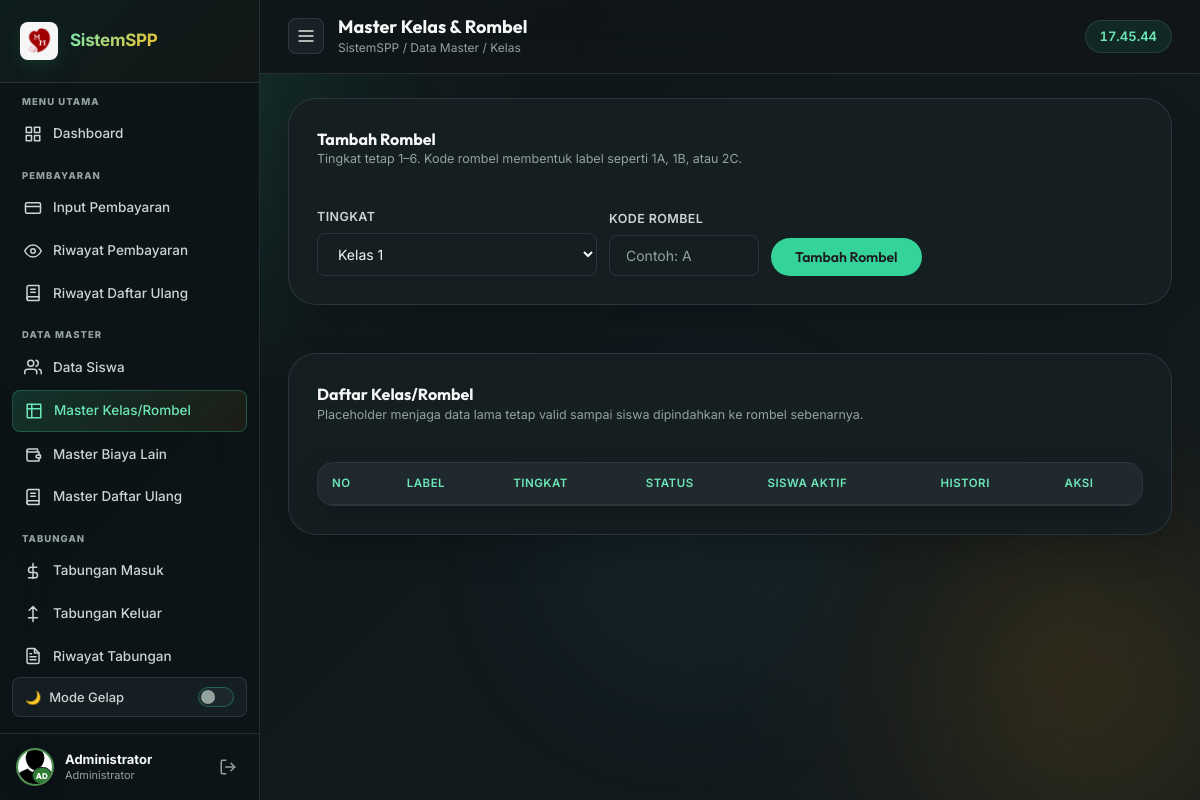
Page /master_kelas.php (signed in) on the earlier database version.
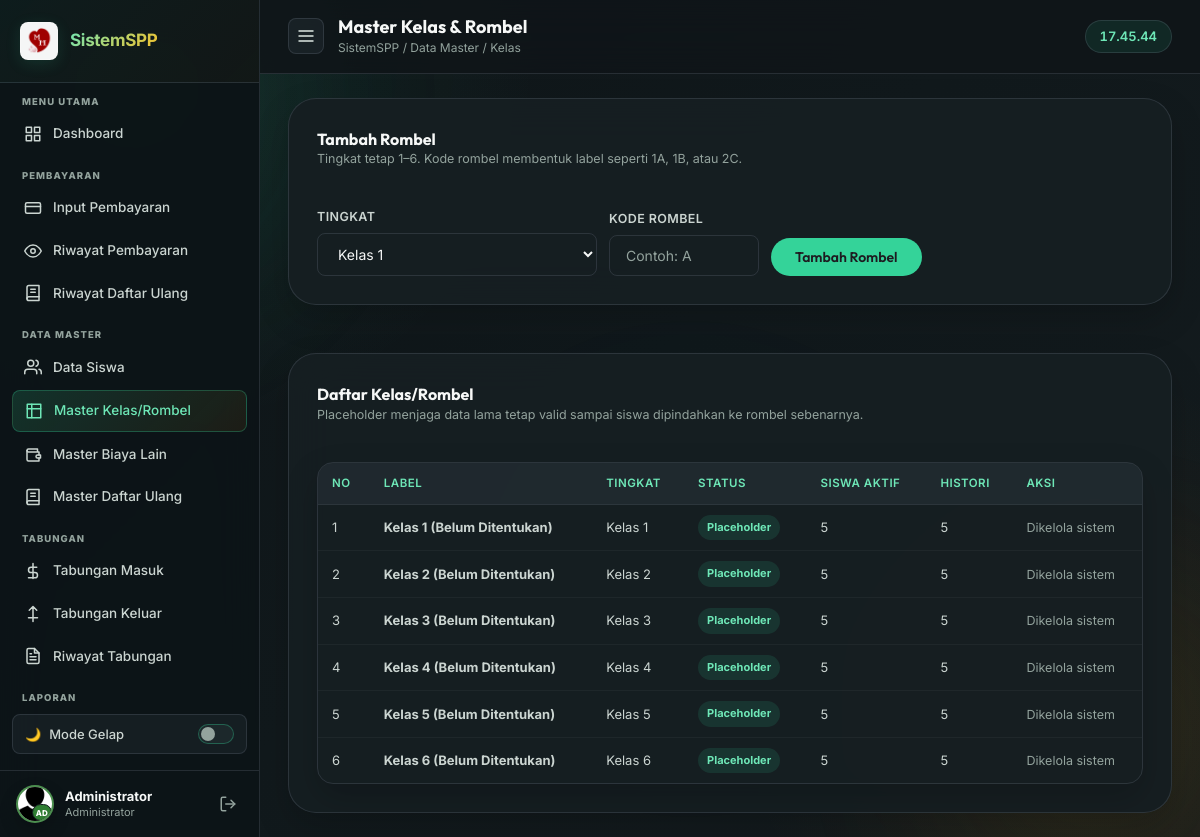
Same page on the later database version.
### tables this page shows
CREATE TABLE `master_kelas` (
  `id` INT AUTO_INCREMENT PRIMARY KEY,
  `tingkat` TINYINT UNSIGNED NOT NULL,
  `kode_rombel` VARCHAR(10) NOT NULL,
  `is_placeholder` TINYINT(1) NOT NULL DEFAULT 0,
  `is_active` TINYINT(1) NOT NULL DEFAULT 1,
  `created_at` TIMESTAMP NOT NULL DEFAULT CURRENT_TIMESTAMP,
  `updated_at` TIMESTAMP NOT NULL DEFAULT CURRENT_TIMESTAMP ON UPDATE CURRENT_TIMESTAMP,
  UNIQUE KEY `uk_master_kelas_tingkat_rombel` (`tingkat`,`kode_rombel`),
  KEY `idx_master_kelas_active` (`is_active`,`tingkat`,`kode_rombel`),
  CONSTRAINT `chk_master_kelas_tingkat` CHECK (`tingkat` BETWEEN 1 AND 6)
);

### includes/kelas.php (called while the page is built, shortened)
<?php
function class_label(array $class): string {
    $level = (int)($class['tingkat'] ?? 0);
    if ((int)($class['is_placeholder'] ?? 0) === 1) {
        return 'Kelas ' . $level . ' (Belum Ditentukan)';
    }
    return $level . strtoupper(trim((string)($class['kode_rombel'] ?? '')));
}

### master_kelas.php (the view, shortened to what this page needs)
<?php
require_once 'koneksi.php';
require_once 'includes/kelas.php';
$editId = (int)($_GET['edit'] ?? 0);
$editClass = $editId > 0 ? class_find($koneksi, $editId) : null;
$classes = $koneksi->query("SELECT mk.*,
    (SELECT COUNT(*) FROM siswa s WHERE s.master_kelas_id = mk.id AND s.is_active=1) AS siswa_count,
    (SELECT COUNT(*) FROM siswa_tahun_ajaran sta WHERE sta.master_kelas_id = mk.id) AS history_count
    FROM master_kelas mk ORDER BY mk.tingkat, mk.is_placeholder, mk.kode_rombel")->fetch_all(MYSQLI_ASSOC);
?>
<!DOCTYPE html>
<html lang="id">
<head>
  <link rel="stylesheet" href="assets/css/style.css?v=6.5">
</head>
<body>
<div class="bg-orbs"><div class="orb orb-1"></div><div class="orb orb-2"></div><div class="orb orb-3"></div></div>
<div class="layout">
  <?php include 'includes/sidebar.php'; ?>
  <main class="main-content">
    <div class="topbar">
      <button class="sidebar-toggle" onclick="toggleSidebar()" id="btn-sidebar-toggle" aria-label="Buka navigasi"><svg width="20" height="20" viewBox="0 0 24 24" fill="none" stroke="currentColor" stroke-width="2"><line x1="3" y1="6" x2="21" y2="6"/><line x1="3" y1="12" x2="21" y2="12"/><line x1="3" y1="18" x2="21" y2="18"/></svg></button>
      <div class="topbar-title"><h2>Master Kelas &amp; Rombel</h2><span class="breadcrumb">SistemSPP / Data Master / Kelas</span></div>
      <div class="clock-badge" id="liveClock">--:--:--</div>
    </div>
    <div class="main-card">
      <div class="card-title-row"><div><div class="card-title"><?= $editClass ? 'Edit Rombel' : 'Tambah Rombel' ?></div><p class="payment-auto-note">Tingkat tetap 1–6. Kode rombel membentuk label seperti 1A, 1B, atau 2C.</p></div></div>
      <form method="post" class="report-filter-grid">
        <div class="field-row"><label class="field-label">Tingkat</label><select class="field-input field-select" name="tingkat" required><?php for($i=1;$i<=6;$i++): ?><option value="<?= $i ?>" <?= (int)($editClass['tingkat'] ?? 1)===$i?'selected':'' ?>>Kelas <?= $i ?></option><?php endfor; ?></select></div>
        <div class="field-row"><label class="field-label">Kode Rombel</label><input class="field-input" name="kode_rombel" maxlength="10" required placeholder="Contoh: A" value="<?= htmlspecialchars((string)($editClass['kode_rombel'] ?? '')) ?>" <?= $editClass && (int)$editClass['is_placeholder']===1?'disabled':'' ?>></div>
        <div class="report-filter-actions"><button class="btn btn-primary" type="submit" <?= $editClass && (int)$editClass['is_placeholder']===1?'disabled':'' ?>><?= $editClass?'Simpan Perubahan':'Tambah Rombel' ?></button></div>
      </form>
    </div>
    <div class="main-card">
      <div class="card-title-row"><div><div class="card-title">Daftar Kelas/Rombel</div><p class="payment-auto-note">Placeholder menjaga data lama tetap valid sampai siswa dipindahkan ke rombel sebenarnya.</p></div></div>
      <div class="table-container"><table class="payment-table responsive-table"><thead><tr><th>No</th><th>Label</th><th>Tingkat</th><th>Status</th><th>Siswa Aktif</th><th>Histori</th><th>Aksi</th></tr></thead><tbody>
      <?php foreach($classes as $i=>$class): $label=class_label($class); ?>
        <tr><td data-label="No"><?= $i+1 ?></td><td data-label="Label"><strong><?= htmlspecialchars($label) ?></strong></td><td data-label="Tingkat">Kelas <?= (int)$class['tingkat'] ?></td><td data-label="Status"><span class="master-status <?= (int)$class['is_active']===1?'is-active':'is-inactive' ?>"><?= (int)$class['is_placeholder']===1?'Placeholder':((int)$class['is_active']===1?'Aktif':'Nonaktif') ?></span></td><td data-label="Siswa Aktif"><?= number_format((int)$class['siswa_count']) ?></td><td data-label="Histori"><?= number_format((int)$class['history_count']) ?></td><td data-label="Aksi" class="aksi-col">
        <?php if((int)$class['is_placeholder']!==1): ?><a class="btn-tbl btn-tbl-edit" href="master_kelas.php?edit=<?= (int)$class['id'] ?>">Edit</a><form method="post" style="display:inline"><input type="hidden" name="csrf_token" value="<?= htmlspecialchars($_SESSION['csrf_master_kelas']) ?>"><input type="hidden" name="aksi" value="toggle"><input type="hidden" name="id" value="<?= (int)$class['id'] ?>"><button class="btn-tbl btn-tbl-toggle" type="submit"><?= (int)$class['is_active']===1?'Nonaktifkan':'Aktifkan' ?></button></form><?php else: ?><span class="payment-auto-note">Dikelola sistem</span><?php endif; ?>
        </td></tr>
      <?php endforeach; ?>
      </tbody></table></div>
    </div>
  </main>
</div>
</body></html>

### includes/sidebar.php (shortened to what this page needs)
<?php
$current = basename($_SERVER['PHP_SELF']);
$dir     = basename(dirname($_SERVER['PHP_SELF']));
if (in_array($dir, ['pembayaran', 'siswa', 'tabungan', 'laporan'])) {
    $root = '../';
} else {
    $root = '';
}
$role = $_SESSION['admin_role'] ?? '';
$navItems = array_filter($allNavItems, fn($item) => in_array($role, $item[3], true));
$navItems = array_values($navItems);
$roleLabels = ['admin' => 'Administrator', 'bendahara' => 'Bendahara TU', 'kasir' => 'Kasir'];
$roleLabel  = $roleLabels[$role] ?? 'Pengguna';
$roleAvatars = [
  'admin' => 'AD',
  'bendahara' => 'BD',
  'kasir' => 'KS',
];
$roleAvatar = $roleAvatars[$role] ?? 'US';
?>
<aside class="sidebar" id="sidebar">
  <div class="sidebar-brand">
    <div class="brand-icon brand-logo-wrap">
      <img src="<?= $root ?>assets/img/school-logo.png" alt="Logo SD MH" class="brand-logo-img" />
    </div>
    <span class="brand-name">SistemSPP</span>
  </div>
  <nav class="sidebar-nav">
    <?php $lastSection = null; ?>
    <?php foreach ($navItems as [$href, $label, $icon, $roles, $section]):
      $isGlobalDetail = $href === 'laporan/global.php' && in_array($current, ['template.php','export_global.php'], true);
      $isActive = (strpos($_SERVER['PHP_SELF'], str_replace('../', '', $href)) !== false || $isGlobalDetail) ? 'active' : '';
    ?>
    <?php if ($section !== $lastSection): $lastSection = $section; ?>
    <div class="nav-section-label"><?= htmlspecialchars($section) ?></div>
    <?php endif; ?>
    <a href="<?= $root . $href ?>" class="nav-item <?= $isActive ?>">
      <svg width="18" height="18" viewBox="0 0 24 24" fill="none" stroke="currentColor" stroke-width="2" stroke-linecap="round" stroke-linejoin="round"><?= $icon ?></svg>
      <?= $label ?>
    </a>
    <?php endforeach; ?>
  </nav>
  <div style="padding: 0 12px 8px;">
    <button class="theme-toggle" id="btn-theme-toggle" onclick="toggleTheme()" title="Ganti tema">
      <span id="theme-icon">🌙</span>
      <span id="theme-label">Mode Gelap</span>
      <span class="toggle-track"><span class="toggle-thumb"></span></span>
    </button>
  </div>
  <div class="sidebar-footer">
    <div class="admin-info">
      <div class="admin-avatar admin-avatar-<?= htmlspecialchars($role) ?>">
        <img src="<?= $root ?>assets/img/profile-avatar.png?v=2" alt="<?= htmlspecialchars($roleLabel) ?>" class="admin-avatar-img" width="38" height="38" />
        <span class="admin-avatar-badge"><?= htmlspecialchars($roleAvatar) ?></span>
      </div>
      <div>
        <span class="admin-name"><?= htmlspecialchars($_SESSION['admin_nama'] ?? 'Admin') ?></span>
        <span class="admin-role"><?= $roleLabel ?></span>
      </div>
    </div>
    <a href="<?= $root ?>logout.php" class="logout-btn" title="Logout">
      <svg width="18" height="18" viewBox="0 0 24 24" fill="none" stroke="currentColor" stroke-width="2" stroke-linecap="round" stroke-linejoin="round"><path d="M9 21H5a2 2 0 0 1-2-2V5a2 2 0 0 1 2-2h4"/><polyline points="16 17 21 12 16 7"/><line x1="21" y1="12" x2="9" y2="12"/></svg>
    </a>
  </div>
</aside>

Differences in the rows shown:
added master_kelas: tingkat "Kelas 1 (Belum Ditentukan)", tingkat "1", is_placeholder "Placeholder", siswa_count "5", history_count "5"
added master_kelas: tingkat "Kelas 2 (Belum Ditentukan)", tingkat "2", is_placeholder "Placeholder", siswa_count "5", history_count "5"
added master_kelas: tingkat "Kelas 3 (Belum Ditentukan)", tingkat "3", is_placeholder "Placeholder", siswa_count "5", history_count "5"
added master_kelas: tingkat "Kelas 4 (Belum Ditentukan)", tingkat "4", is_placeholder "Placeholder", siswa_count "5", history_count "5"
added master_kelas: tingkat "Kelas 5 (Belum Ditentukan)", tingkat "5", is_placeholder "Placeholder", siswa_count "5", history_count "5"
added master_kelas: tingkat "Kelas 6 (Belum Ditentukan)", tingkat "6", is_placeholder "Placeholder", siswa_count "5", history_count "5"
Other differences:
new list line: "LAPORAN"
